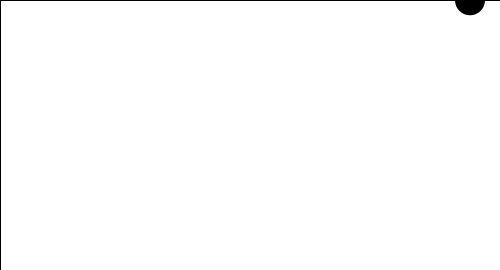
Frame 1 (no input)
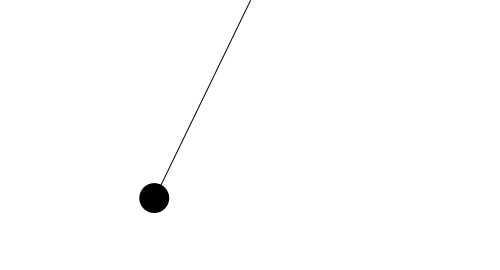
Frame 60 (the mouse pressed at the canvas centre just before this capture)
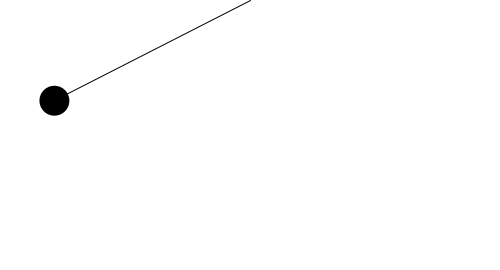
Frame 120 (the mouse held since frame 60 and released just before this capture)

The Processing sketch that drew these frames (run headless with seeded random() and noise(); from frame 60 on, the mouse is pressed at the canvas centre):

// Processing sketch: sketch_200615_Pendulum
// ── sketch_200615_Pendulum.pde
//Pendulum

float posX, posY;             //position
float R = 220;          //radius
float rad = -0.5*PI;  //start angle
float angle_vel = 0.0;        // angular velocity
float GRAV = 0.3;    //gravity
float angle_accel;        //angular acceleration
float damp = 0.998;     //damping rate
 
void setup() {
  size(500, 270);
  background(255,255,255);
}
 
void draw() {
  fill(255,255,255);  //clear color
  rect(0, 0, width, height);

  // angular acceleration = (-1*G/radius)*sin(angle)
  angle_accel = (-1*GRAV/R)*sin(rad);  // angular acceleration
 
  angle_vel += angle_accel;  // angular velocity
  angle_vel *= damp;         // damping rate
  rad += angle_vel;          //result
 
  posX = R*cos(rad + 0.5*PI);
  posY = R*sin(rad + 0.5*PI);
 
  stroke(0,0,0);
  line(width/2, 0, posX + width/2, posY);   //線
  noStroke();
  fill(0,0,0);
  ellipse(posX + width/2, posY, 30, 30);      //円
}
